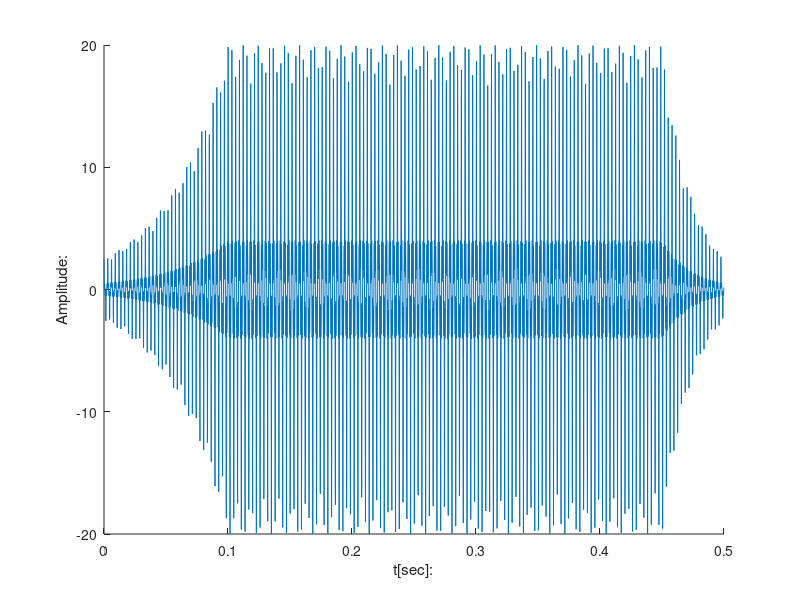

Recreate this plot in MATLAB.
note = @(w,n) cos(w * n) + 0.375 * cos(3 * w * n) + 0.581 * cos(5 * w * n) + 0.382 * cos(7 * w * n) + 0.141 * cos(9 * w * n) + 0.028 * cos(11 * w * n) + 0.009 * cos(13 * w * n);

%notes for my song
g = 392.00;
a = 440.00;
e = 329.63;
f = 349.23;
b = 493.88; 

%tables of notes and lenghts of notes
line1 = [g g a g];
line2 = [e e];
line3 = [g g a g];
line4 = [f f];
line5 = [g g a g];
line6 = [b b a];
line7 = [g g a f];
line8 = [e e];

%Ringaraja -> Slovenian children song
song = [line1 line2 line3 line4 line5 line6 line7 line8];
len = [0.25 0.25 0.25 0.25 0.5 0.5 0.25 0.25 0.25 0.25 0.5 0.5 0.25 0.25 0.25 0.25 0.5 0.25 0.25 0.25 0.25 0.25 0.25 0.5 0.5];

playWithAdsr = [];
toPlay = []; %for playing without ADSR

for k=1:numel(song)
       if  len(k) == 0.25 
            w = 2 * pi * (song(k)/8000);
            n = 0:1999; %1/4 of Fs
    
       else
           w = 2 * pi * (song(k)/8000);
           n = 0:3999; %1/2 of Fs
       end
    
        t = n/8000; % time in seconds

        %Attack - The time it takes for the note to reach the maximum level
        A = logspace(0, 0.9, (length(note(w, n))*0.20)); 
        %Decay - The time it takes for the note to go from the maximum level to sustain level
        D = logspace(0.9, 0.9,(length(note(w, n))*0.0)); 
        %Sustain - The level while the note is held
        S = logspace(0.9, 0.9,(length(note(w, n))*0.70)); 
        %Release - The time it takes for the note to fall from the sustain level to zero when released
        R = logspace(0.9, 0,(length(note(w, n))*0.1)); 
        values = [A D S R];

        a = zeros(size(note(w, n)));
        a(1:length(values)) = values;
        play = note(w, n).* a; %tone
        playWithAdsr = [playWithAdsr play]; %add to new table and play it later
        toPlay = [toPlay note(w, n)];
end
      
            %plot result with ADSR
            figure;
            hold on;
            plot(t, play);
            xlabel 't[sec]:', ylabel 'Amplitude:' %axis([0 0.02 -1 1], add to report - with axis and without
            hold off;
            
%soundsc(toPlay, 8000) ->  test play without ADSR, to compare sounds
soundsc(playWithAdsr, 8000)
